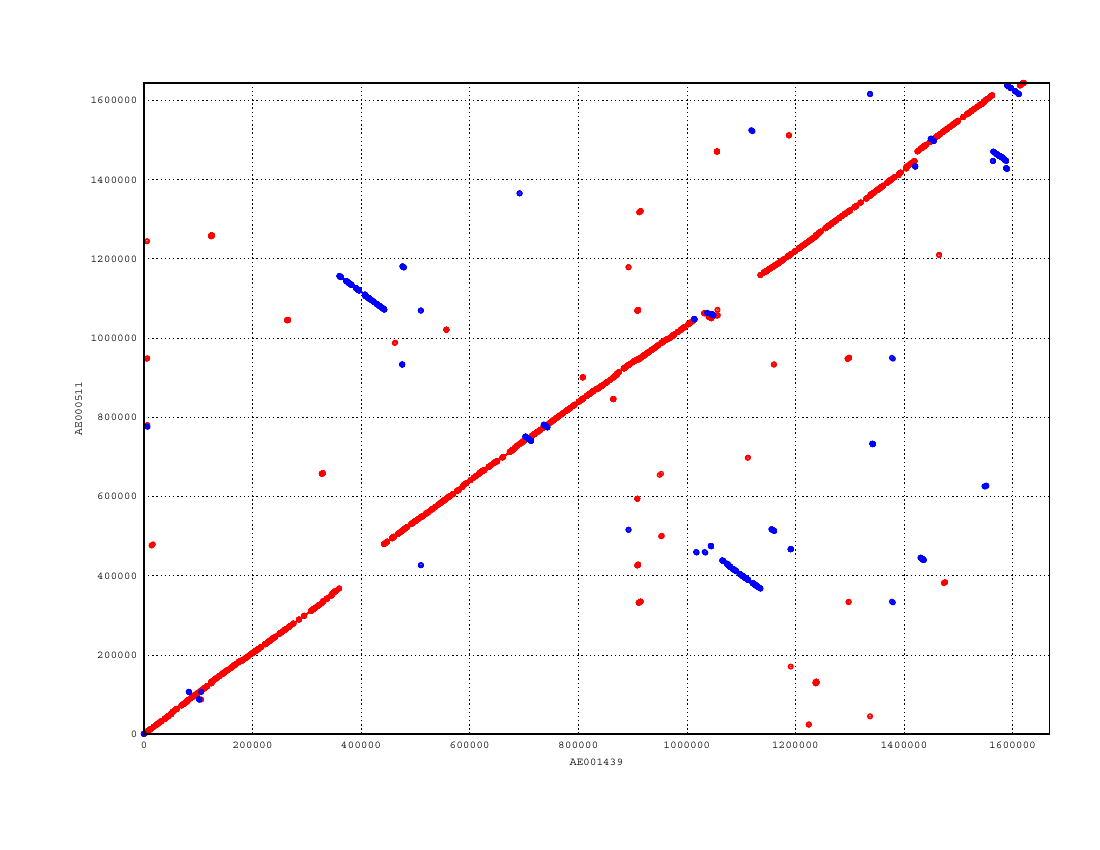

gnuplot code for this plot:
set terminal png tiny size 800,800
set output "promer_AE000511.1_vs_AE001439.1.png"
set size 1,1
set grid
unset key
set border 15
set tics scale 0
set xlabel "AE001439"
set ylabel "AE000511"
set format "%.0f"
set mouse format "%.0f"
set mouse mouseformat "[%.0f, %.0f]"
set mouse clipboardformat "[%.0f, %.0f]"
set xrange [0:1667867]
set yrange [0:1643831]
set style line 1  lt 1 lw 3 pt 6 ps 1
set style line 2  lt 3 lw 3 pt 6 ps 1
set style line 3  lt 2 lw 3 pt 6 ps 1
plot \
 "promer_AE000511.1_vs_AE001439.1.fplot" title "FWD" w lp ls 1, \
 "promer_AE000511.1_vs_AE001439.1.rplot" title "REV" w lp ls 2
